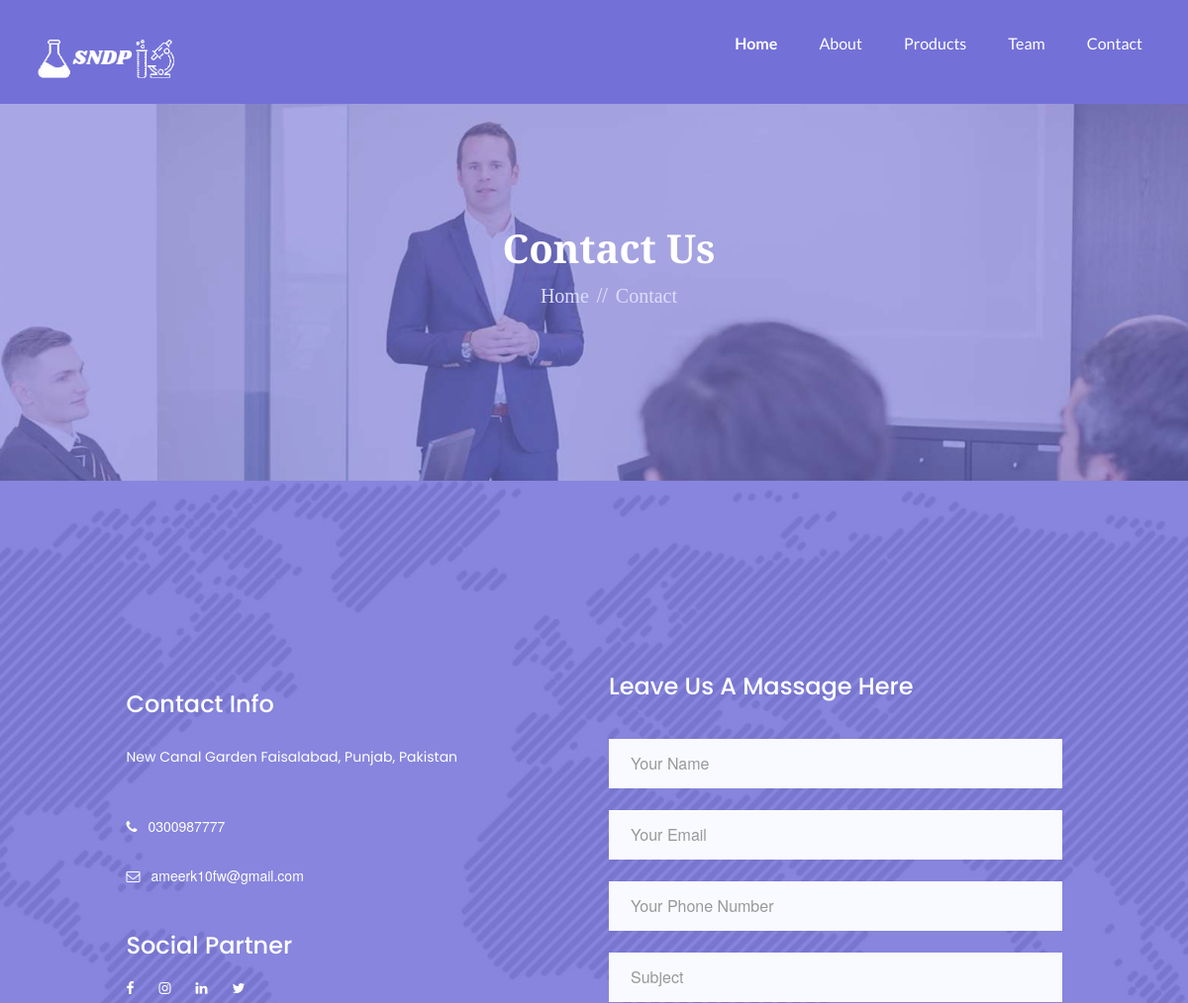
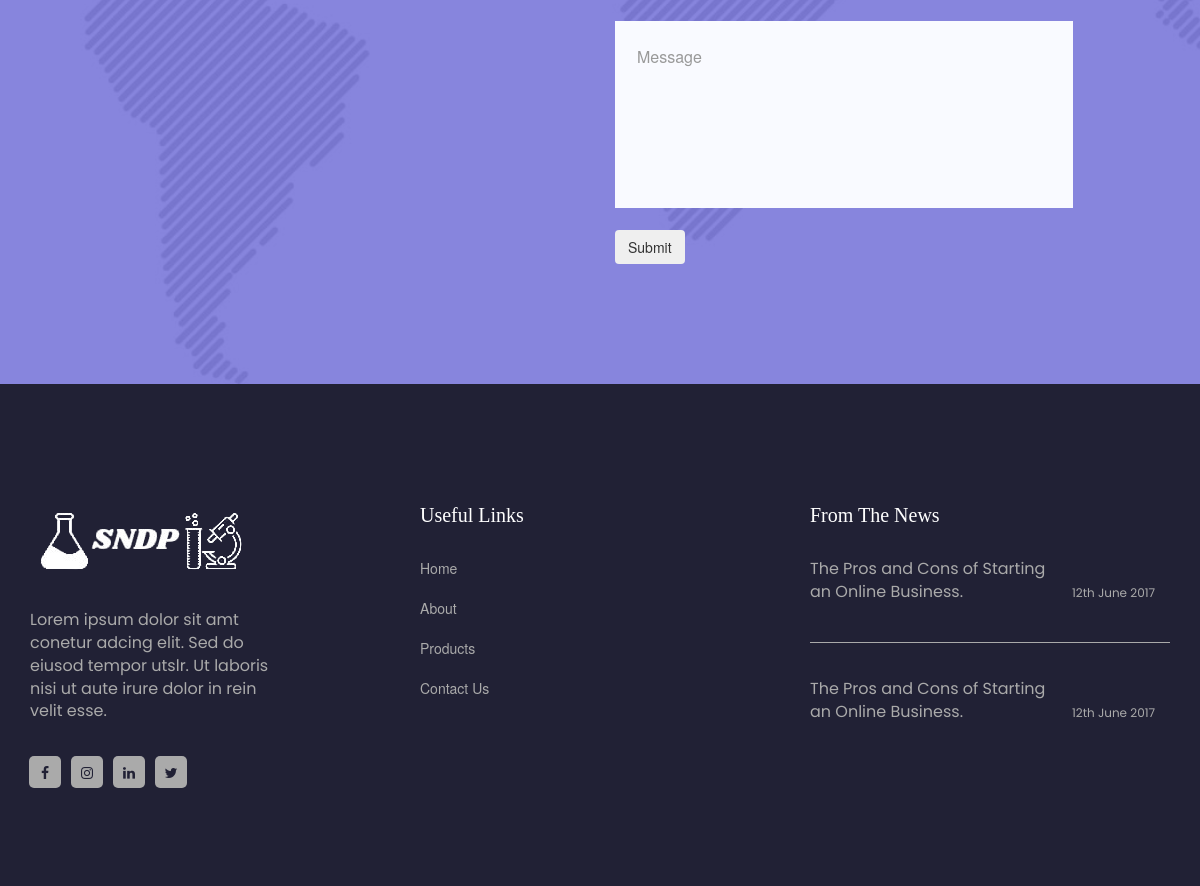
Page /contact/ on the committed database (2 pictures, top to bottom).
### app/models.py (models this page shows, shortened)
class SingletonModel(models.Model):
    class Meta:
        abstract = True
    @classmethod
    def load(cls):
        obj, created = cls.objects.get_or_create(pk=1)
        return obj

class Persona(SingletonModel):
    name = models.CharField(max_length=200)
    phone = models.CharField(max_length=200, null=True, blank=True)
    email = models.CharField(max_length=200, null=True, blank=True)
    address = models.CharField(max_length=1000, null=True, blank=True)
    phone = models.CharField(max_length=100, null=True, blank=True)
    facebook_profile = models.URLField(blank=True, null=True)
    insta_profile = models.URLField(blank=True, null=True)
    linkedin_profile = models.URLField(blank=True, null=True)
    tw_profile = models.URLField(blank=True, null=True)

### app/views.py (the view, shortened to what this page needs)
# urls.py: path('contact/', ContactView.as_view(), name='contact'),
class ContactView(TemplateView):
    template_name = 'contact.html'
    def get_context_data(self, **kwargs):
        context = super().get_context_data(**kwargs)
        context['form'] = ContactForm()
        context['persona'] = Persona.load()
        context['category'] = Category.objects.all()
        context['services'] = Service.objects.all()
        context['testominals'] = Testimonal.objects.all()
        context['products'] = Product.objects.all()
        return context

### app/forms.py
class ContactForm(forms.ModelForm):
    class Meta:
        model = Contact
        fields = '__all__'
        widgets = {
            'name': forms.TextInput(attrs={'class': 'form-control', 'placeholder': 'Your Name', 'required': True}),
            'email': forms.EmailInput(attrs={'class': 'form-control', 'placeholder': 'Your Email', 'required': True}),
            'subject': forms.TextInput(attrs={'class': 'form-control', 'placeholder': 'Subject', 'required': True}),
            'phone': forms.TextInput(attrs={'class': 'form-control', 'placeholder': 'Your Phone Number', 'required': True}),
            'message': forms.Textarea(attrs={'class': 'form-control', 'placeholder': 'Message', 'rows': 6, 'required': True}),
        }

### templates/contact.html
{% extends 'base.html' %}
{% load static %}
{% block content %}
<section class="about-part">
	<div class="container">
		<div class="about-part-details text-center">
			<h2>contact us</h2>
			<div class="about-part-content">
				<div class="breadcrumbs">
					<div class="container">
						<ol class="breadcrumb">
							<li><a href="index.html">home</a><span>//</span></li>
							<li><a href="contact.html">contact</a></li>
						</ol>
					</div>
				</div>
			</div>
		</div>
	</div>
</section>
<section class="contact" id="contact">
	<div class="container">
		<div class="contact-details">
			<div class="contact-content">
				<div class="row">
					<div class="col-sm-offset-1 col-sm-5">
						<div class="single-contact-box">
							<div class="contact-right">
								<div class="contact-adress">
									<div class="contact-office-address">
										<h3>contact info</h3>
										<p>
											{{persona.address}}
										</p>
										<div class="contact-online-address">
											<div class="single-online-address">
												<i class="fa fa-phone"></i>
												{{persona.phone}}
											</div>
											<div class="single-online-address">
												<i class="fa fa-envelope-o"></i>
												<span>{{persona.email}}</span>
											</div>
										</div>
									</div>
									<div class="contact-office-address">
										<h3>social partner</h3>
										<div class="contact-icon">
											<ul>
												<li><a href="{{persona.facebook_profile}}" target="_blank"><i class="fa fa-facebook" aria-hidden="true"></i></a>
												</li>
												<li><a href="{{persona.insta_profile}}" target="_blank"><i class="fa fa-instagram" aria-hidden="true"></i></a>
												</li>
												<li><a href="{{persona.linkedin_profile}}" target="_blank"><i class="fa fa-linkedin" aria-hidden="true"></i></a>
												</li>
												<li><a href="{{persona.twitter_profile}}" target="_blank"><i class="fa fa-twitter" aria-hidden="true"></i></a>
												</li>
											</ul>
										</div>
									</div>
								</div>
							</div>
						</div>
					</div>
					{% include 'contact-section.html' %}
				</div>
			</div>
		</div>
	</div>
</section>
{% endblock %}

### templates/base.html (shortened to what this page needs)
<!doctype html>
{% load static %}
<html class="no-js" lang="en">
<head>
    <link rel="stylesheet" href="{% static 'assets/css/font-awesome.min.css' %}">
    <link rel="stylesheet" href="https://cdn.linearicons.com/free/1.0.0/icon-font.min.css">
    <link rel="stylesheet" href="{% static 'assets/css/animate.css' %}">
    <link rel="stylesheet" href="{% static 'assets/css/hover-min.css' %}">
    <link rel="stylesheet" href="{% static 'assets/css/magnific-popup.css' %}">
    <link rel="stylesheet" href="{% static 'assets/css/owl.carousel.min.css' %}">
    <link href="{% static 'assets/css/owl.theme.default.min.css' %}" rel="stylesheet" />
    <link rel="stylesheet" href="{% static 'assets/css/bootstrap.min.css' %}">
    <link href="{% static 'assets/css/bootsnav.css' %}" rel="stylesheet" />
    <link rel="stylesheet" href="{% static 'assets/css/style.css' %}">
    <link rel="stylesheet" href="{% static 'assets/css/responsive.css' %}">
</head>
<body>
    <section id="menu">
        <div class="container">
            <div class="menubar">
                <nav class="navbar navbar-default">
                    <div class="navbar-header">
                        <a class="navbar-brand" href="index.html">
                            <img src="{% static 'assets/images/logo/logo.png' %}" alt="logo">
                        </a>
                    </div>
                    <div class="collapse navbar-collapse" id="bs-example-navbar-collapse-1">
                        <ul class="nav navbar-nav navbar-right">
                            <li class="active"><a href="{% url 'home' %}">Home</a></li>
                            <li><a href="{% url 'about' %}">About</a></li>
                            <li><a href="{% url 'products' %}">Products</a></li>
                            <li><a href="{% url 'team' %}">Team</a></li>
                            <li><a href="{% url 'contact' %}">Contact</a></li>
                        </ul>
                    </div>
                </nav>
            </div>
        </div>
    </section>
    {% block content %}
    {% endblock %}
    <section class="hm-footer">
        <div class="container">
            <div class="hm-footer-details">
                <div class="row">
                    <div class="col-md-4 col-sm-6 col-xs-12">
                        <div class="hm-footer-widget">
                            <div class="hm-foot-title ">
                                <div class="logo">
                                    <a href="index.html">
                                        <img src="{% static 'assets/images/logo/logo.png' %}" alt="logo" />
                                    </a>
                                </div>
                            </div>
                            <div class="hm-foot-para">
                                <p>
                                    Lorem ipsum dolor sit amt conetur adcing elit. Sed do eiusod tempor utslr. Ut
                                    laboris nisi ut aute irure dolor in rein velit esse.
                                </p>
                            </div>
                            <div class="hm-foot-icon">
                                <ul>
                                    <li><a href="{{persona.facebook_profile}}" target="_blank"><i class="fa fa-facebook" aria-hidden="true"></i></a>
                                    </li>
                                    <li><a href="{{persona.insta_profile}}" target="_blank"><i class="fa fa-instagram" aria-hidden="true"></i></a>
                                    </li>
                                    <li><a href="{{persona.linkedin_profile}}" target="_blank"><i class="fa fa-linkedin" aria-hidden="true"></i></a>
                                    </li>
                                    <li><a href="{{persona.twitter_profile}}" target="_blank"><i class="fa fa-twitter" aria-hidden="true"></i></a>
                                    </li>
                                </ul>
                            </div>
                        </div>
                    </div>
                    <div class=" col-md-4 col-sm-6 col-xs-12">
                        <div class="hm-footer-widget">
                            <div class="hm-foot-title">
                                <h4>Useful Links</h4>
                            </div>
                            <div class="footer-menu ">
                                <ul class="">
                                    <li><a href="{% url 'home' %}">Home</a></li>
                                    <li><a href="{% url 'about' %}">About</a></li>
                                    <li><a href="{% url 'products' %}">Products</a></li>
                                    <li><a href="{% url 'contact' %}">Contact us</a></li>
                                </ul>
                            </div>
                        </div>
                    </div>
                    <div class=" col-md-4 col-sm-6 col-xs-12">
                        <div class="hm-footer-widget">
                            <div class="hm-foot-title">
                                <h4>from the news</h4>
                            </div>
                            <div class="hm-para-news">
                                <a href="blog_single.html">
                                    The Pros and Cons of Starting an Online Business.
                                </a>
                                <span>12th June 2017</span>
                            </div>
                            <div class="footer-line">
                                <div class="border-bottom"></div>
                            </div>
                            <div class="hm-para-news">
                                <a href="blog_single.html">
                                    The Pros and Cons of Starting an Online Business.
                                </a>
                                <span>12th June 2017</span>
                            </div>
                        </div>
                    </div>
                </div>
            </div>
        </div>
    </section>
</body>
</html>

### templates/contact-section.html (shortened to what this page needs)
<div class="col-sm-5">
    <div class="single-contact-box">
        <div class="contact-form">
            <h3>Leave us a Massage Here</h3>
            <form id="contact-form" method="post" role="form">
                <div class="row">
                    <div class="col-sm-12 col-xs-12">
                        <div class="form-group">
                            {{form.name}}
                        </div>
                    </div>
                    <div class="col-sm-12 col-xs-12">
                        <div class="form-group">
                            {{form.email}}
                        </div>
                    </div>
                    <div class="col-sm-12 col-xs-12">
                        <div class="form-group">
                            {{form.phone}}
                        </div>
                    </div>
                </div>
                <div class="row">
                    <div class="col-sm-12 col-xs-12">
                        <div class="form-group">
                            {{form.subject}}
                        </div>
                    </div>
                    <div class="col-sm-12 col-xs-12">
                        <div class="form-group">
                            {{form.message}}
                        </div>
                    </div>
                    <div class="col-sm-12 col-xs-12">
                        <input type="submit" id="contact-submit" class="btn btn-transparent"
                            value="Submit">
                    </div>
                </div>
            </form>
        </div>
    </div>
</div>

### static/assets/css/bootsnav.css (style rules this page uses)
body { -webkit-transition: all 0.3s ease-in-out; -moz-transition: all 0.3s ease-in-out; -o-transition: all 0.3s ease-in-out; -ms-transition: all 0.3s ease-in-out; transition: all 0.3s ease-in-out; }

### rows in the picture
Persona: address "New Canal Garden Faisalabad, Punjab, Pakistan", phone "0300987777", email "ameerk10fw@gmail.com"
